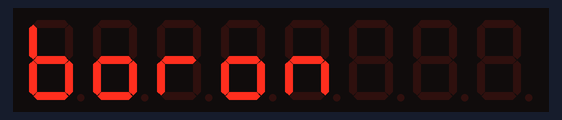
Simulated run of this sketch. Board: ESP8266 (NodeMCU). Shown: 8-digit seven-segment display.

Above: at 0.1 s.
At 1.15 s:
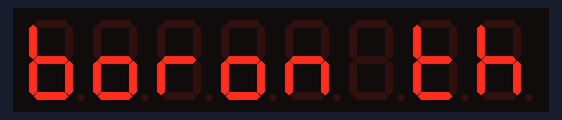
At 1.75 s:
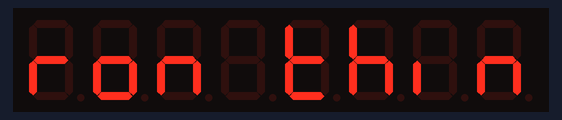
At 2.35 s:
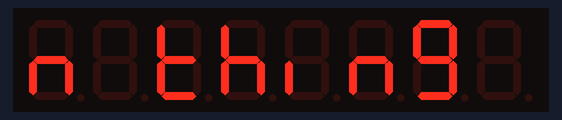
At 3.25 s:
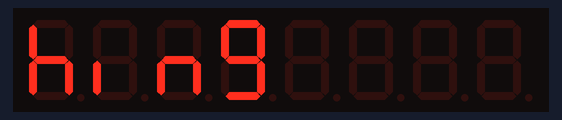
At 4.4 s:
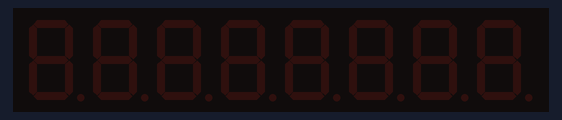

The sketch:

Boron_TM1638_text_scroll.ino
```cpp
#include <TM1638.h>  // Include the TM1638 library

// Initialize the TM1638 with specified pins for DATA, CLOCK, and STROBE
TM1638 tm1638(D0, D1, D2);

void setup() {
    Serial.begin(9600);  // Begin serial communication for potential debugging if needed

    // Clear the display initially
    tm1638.clearDisplay();
}

void loop() {
    // Fixed initial text to display
    const char* initialText = "Boron    ";  // Padded to fit display width for centering
    const char* message = "Boron Thing ";

    // Display the initial text "Boron" and pause for 1 second
    tm1638.setDisplayToString(initialText);
    delay(1000);  // Pause for 1 second

    // Scroll the message "Boron Thing" across the display
    scrollTextOnDisplay(message);

    // Optional: Delay between complete cycles
    delay(1000);  // Wait a second before restarting the scrolling
}

void scrollTextOnDisplay(const char* text) {
    size_t len = strlen(text);

    // Scroll text by updating display positions over time
    for (int offset = 0; offset < len; offset++) {
        char displayBuffer[9] = {0};  // Buffer for display (8 chars max) plus null terminator

        for (int i = 0; i < 8; i++) {
            if (offset + i < len) {
                displayBuffer[i] = text[offset + i];  // Fill display buffer with the current text segment
            } else {
                break;  // End of message reached
            }
        }

        // Output the current buffer state to the TM1638 display
        tm1638.setDisplayToString(displayBuffer);
        delay(300);  // Adjust scrolling speed (300 ms per update)
    }
}
```

Measured:
- by itself, everything shown: repeats every 5.6 s, in 13 steps
- what the display in image 5 shows lasts 1.3 s, from 4.3 s to 5.6 s
